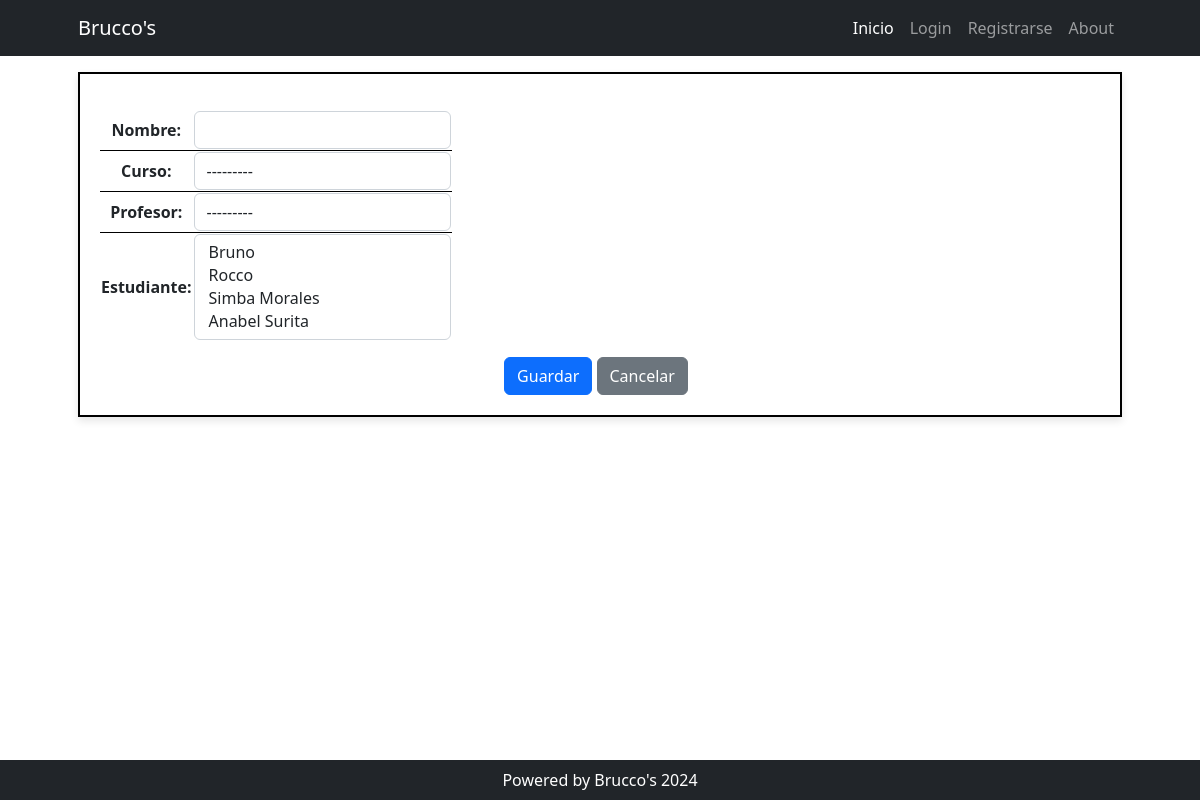
The page /comisiones/create/ on the database as committed earlier.
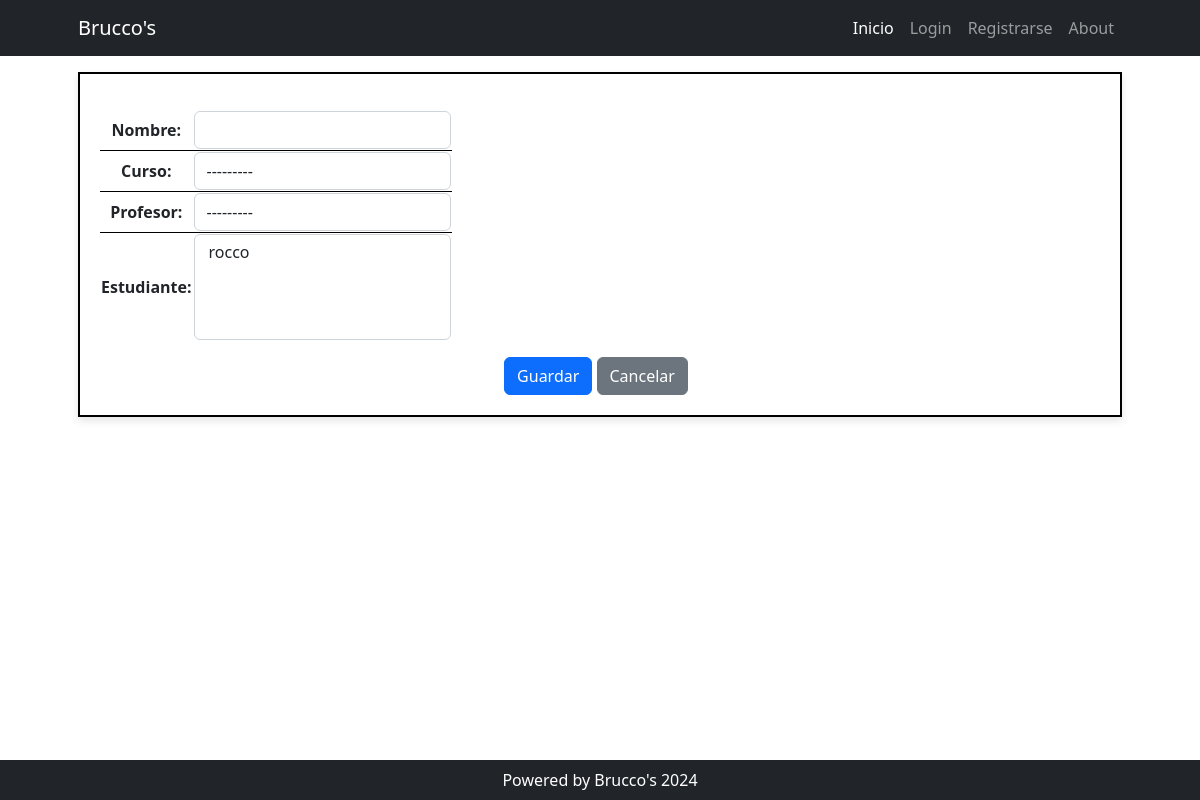
The same page on the database as committed later.
### comisiones/views.py (the view)
# urls.py: path("create/", views.ComisionCreate.as_view(), name="create"),
class ComisionCreate(CreateView):
    model = models.Comision
    form_class = forms.ComisionForm
    success_url = reverse_lazy("comisiones:home")

### comisiones/forms.py
class ComisionForm(forms.ModelForm):
    class Meta:
        model = models.Comision
        fields = "__all__"
        widgets = {
            "nombre": forms.TextInput(attrs={"class": "form-control"}),
            "curso": forms.Select(attrs={"class": "form-control"}),
            "profesor": forms.Select(attrs={"class": "form-control"}),
            "estudiante": forms.SelectMultiple(attrs={"class": "form-control"}),
        }

### cursos/models.py (called while the page is built)
    def __str__(self):
        return self.nombre

    def __str__(self):
        return self.nombre

    def __str__(self):
        return self.nombre

### comisiones/templates/cursos/comision_form.html (shortened to what this page needs)
{% extends 'core/base.html' %}
{% block contenido %}
<div style="border: 2px solid #000; padding: 20px; background-color: #fff; box-shadow: 0 4px 8px rgba(0, 0, 0, 0.1); text-align: center;">
    <form method="post">
        <table>
            {{ form.as_table }}
        </table>
        <button type="submit" class="btn btn-primary">Guardar</button>
        <a class="btn btn-secondary me-2" href="{% url 'comisiones:home' %}">Cancelar</a>
    </form>
</div>
{% endblock contenido %}

Rows that differ between the two databases and show on the page:
changed Curso: nombre "Python" → "sql" (drawn)
Other text that changed with them:
form field estudiante: "Bruno / Rocco / Simba Morales / Anabel Surita" → "rocco"
